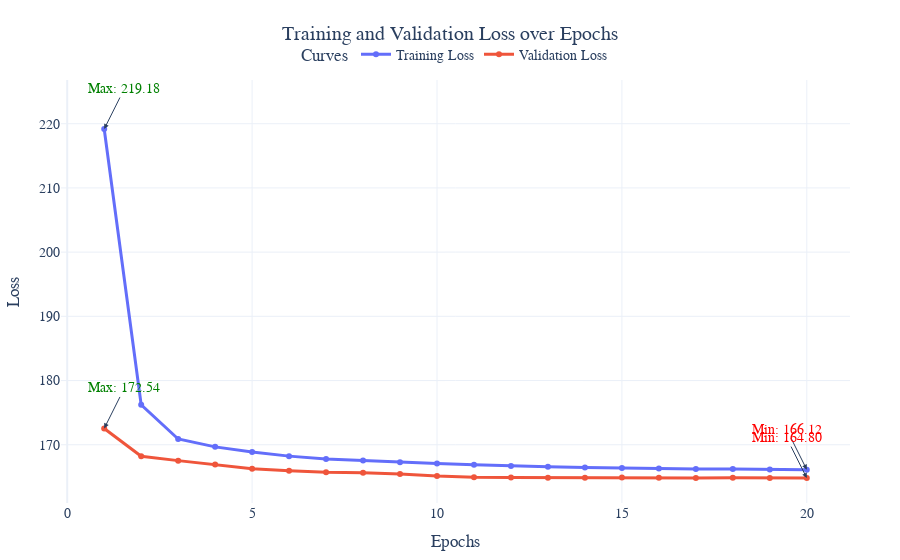

The cell this chart's notebook holds for it:
### Code cell
trainer = Trainer(
    config=TrainerConfig(
        optimizer="adam",
        criterion="mixed_type_reconstruction_loss",
        learning_rate=1e-3,
        weight_decay=1e-5,
        batch_size=128,
        early_stopping_patience=5,
        save_weights_path="./models/mlp_adult.pth"
    ),
    model= model
)

# Train the model
trainer.train(train_dataset, val_dataset, epochs=20)

### Figure 1 — Plotly figure (JSON) as saved in the notebook; plotly's stock layout.template omitted (floating-point values rounded to 4 significant figures)
{"data": [{"hovertemplate": "%{x}, %{y}<extra>Training Loss</extra>", "line": {"width": 3}, "marker": {"size": 6}, "mode": "lines+markers", "name": "Training Loss", "type": "scatter", "x": [1, 2, 3, 4, 5, 6, 7, 8, 9, 10, 11, 12, 13, 14, 15, 16, 17, 18, 19, 20], "y": [219.2, 176.2, 170.9, 169.7, 168.9, 168.2, 167.8, 167.5, 167.3, 167.1, 166.9, 166.7, 166.6, 166.5, 166.4, 166.3, 166.2, 166.2, 166.1, 166.1]}, {"hovertemplate": "%{x}, %{y}<extra>Validation Loss</extra>", "line": {"width": 3}, "marker": {"size": 6}, "mode": "lines+markers", "name": "Validation Loss", "type": "scatter", "x": [1, 2, 3, 4, 5, 6, 7, 8, 9, 10, 11, 12, 13, 14, 15, 16, 17, 18, 19, 20], "y": [172.5, 168.2, 167.5, 166.9, 166.3, 166.0, 165.7, 165.6, 165.5, 165.1, 164.9, 164.9, 164.9, 164.9, 164.9, 164.9, 164.8, 164.9, 164.8, 164.8]}], "layout": {"annotations": [{"arrowhead": 2, "ax": -20, "ay": -40, "font": {"color": "red"}, "showarrow": true, "text": "Min: 166.12", "x": 20, "y": 166.1}, {"arrowhead": 2, "ax": 20, "ay": -40, "font": {"color": "green"}, "showarrow": true, "text": "Max: 219.18", "x": 1, "y": 219.2}, {"arrowhead": 2, "ax": -20, "ay": -40, "font": {"color": "red"}, "showarrow": true, "text": "Min: 164.80", "x": 20, "y": 164.8}, {"arrowhead": 2, "ax": 20, "ay": -40, "font": {"color": "green"}, "showarrow": true, "text": "Max: 172.54", "x": 1, "y": 172.5}], "font": {"family": "Arial, sans-serif", "size": 14}, "legend": {"orientation": "h", "title": {"text": "Curves"}, "x": 0.5, "xanchor": "center", "y": 1.02, "yanchor": "bottom"}, "margin": {"b": 50, "l": 50, "r": 50, "t": 80}, "title": {"text": "Training and Validation Loss over Epochs", "x": 0.5, "xanchor": "center"}, "xaxis": {"title": {"text": "Epochs"}}, "yaxis": {"title": {"text": "Loss"}}}}
